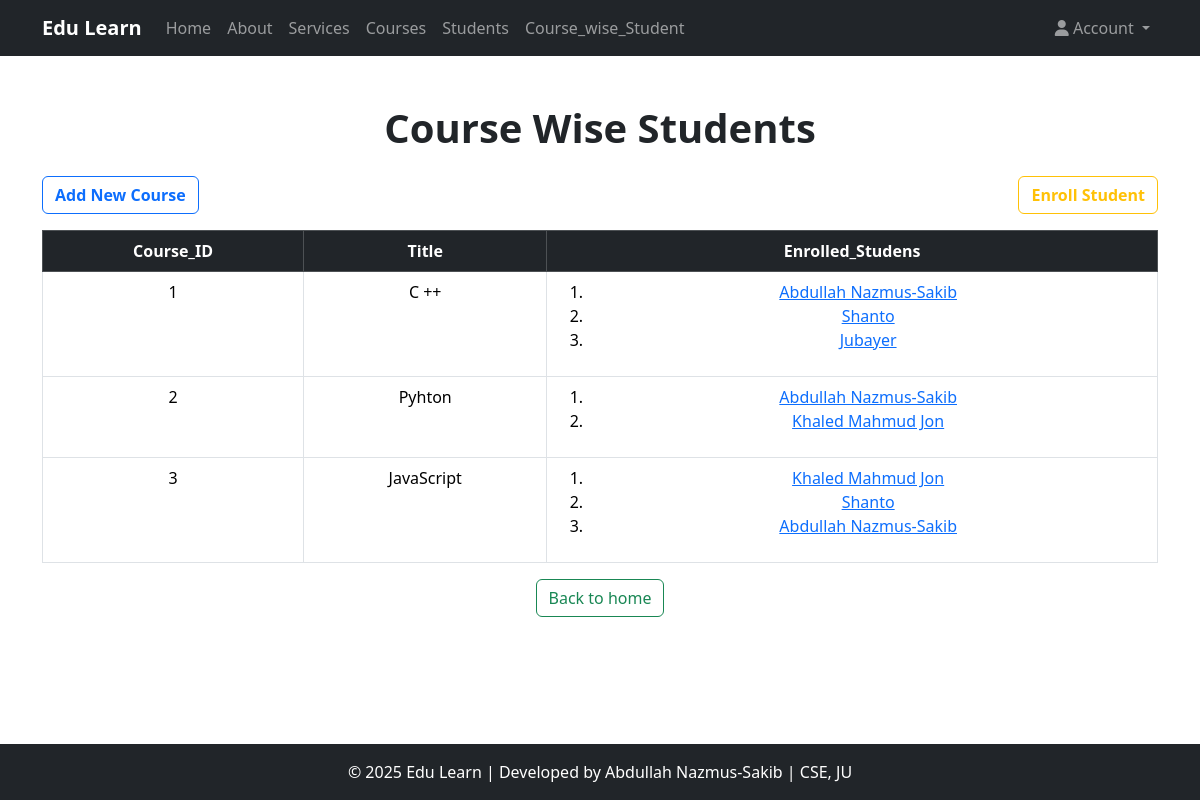
The page /Course_wise_Student/ on the database as committed earlier.
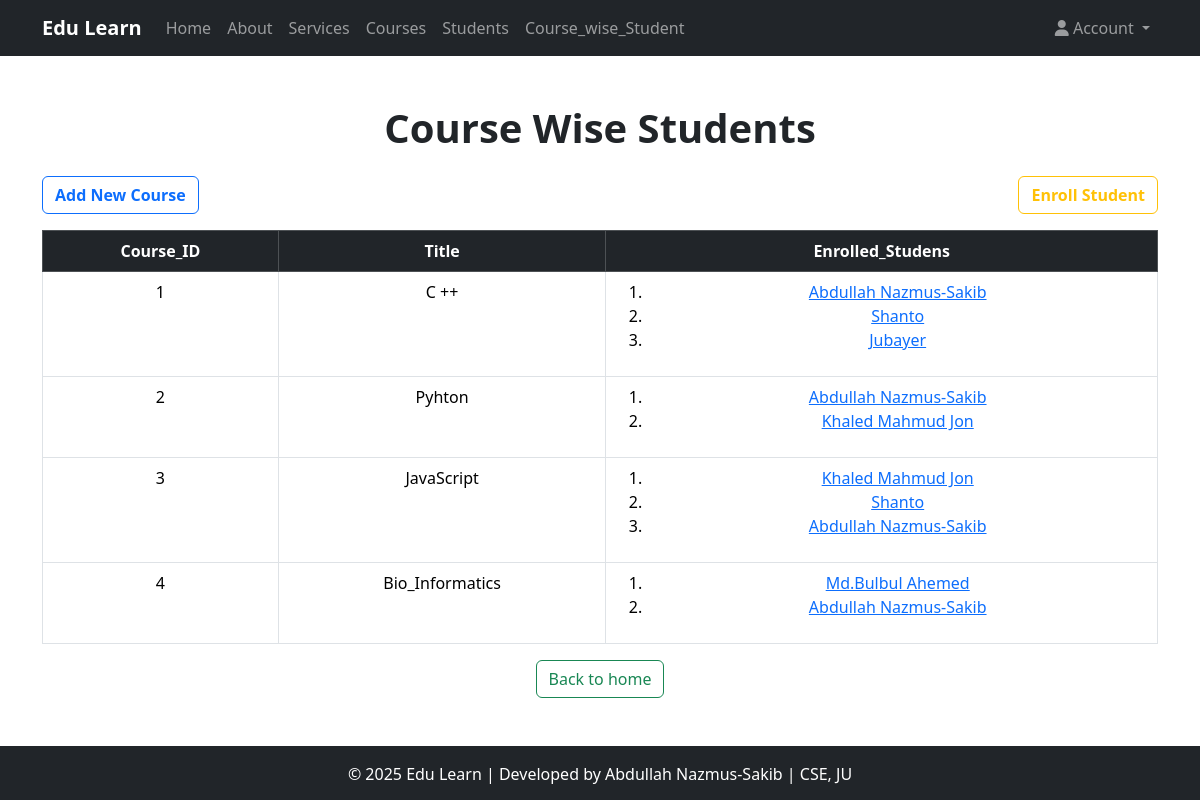
The same page on the database as committed later.
### Course_app/models.py (models this page shows, shortened)
class Course(models.Model):
    title = models.CharField(max_length=25)
    descriptions = models.TextField()
    durations = models.IntegerField(help_text="Durations in hours")
    thumbnail = models.ImageField(upload_to="courses_thumbnail/", null=True, blank=True)

class Student(models.Model):
    name = models.CharField(max_length=30)
    roll = models.IntegerField()
    email = models.EmailField(max_length=60,unique=True)
    enrolled_courses = models.ManyToManyField(Course, related_name="students")  # ✅ Changed related_name to plural

### Course_app/views.py (the view)
# urls.py: path('Course_wise_Student/',views.Course_wise_Student,name='Course_wise_Student'),
def Course_wise_Student(request):
    courses = Course.objects.all()
    context = {
        'courses':courses
    }
    return render(request,"Course_app/Course_wise_Student.html",context)

### templates/Course_app/Course_wise_Student.html (shortened to what this page needs)
{% extends 'Course_app/base.html' %}
{% block content %}
<div class="text-center mb-4">
    <h1 class="fw-bold">Course Wise Students</h1>
</div>
<div class="d-flex justify-content-between">
    <a href="{% url 'create_course' %}" class="btn btn-outline-primary fw-bold mb-3">Add New Course</a>
    <a href="{% url 'Enroll_student' %}" class="btn btn-outline-warning fw-bold mb-3">Enroll Student</a>
</div>
<table class="table table-bordered table-hover text-center">
    <thead class="table-dark">
        <tr>
            <th>Course_ID</th>
            <th>Title</th>
            <th>Enrolled_Studens</th>
        </tr>
    </thead>
    <tbody>
        {% for course in courses %}
        <tr>
            <td>{{ forloop.counter }}</td>
            <td>{{ course.title }}</td>
            <td>
                <ol>
                    {% for student in course.students.all %}
                    <li><a href="{% url 'individual_student_detail' student.id %}">{{student.name}}</a></li>
                    {% endfor %}
                </ol>
            </td>
        </tr>
        {% endfor %}
    </tbody>
</table>
<div class="d-flex justify-content-center">
    <a href="{% url 'course_list' %}" class="btn btn-outline-success ">Back to home</a>
</div>
{% endblock content %}

Rows that differ between the two databases and show on the page:
added Course: title "Bio_Informatics", Student (name "Abdullah Nazmus-Sakib")
added Student: name "Md.Bulbul Ahemed", shown under "Bio_Informatics"
